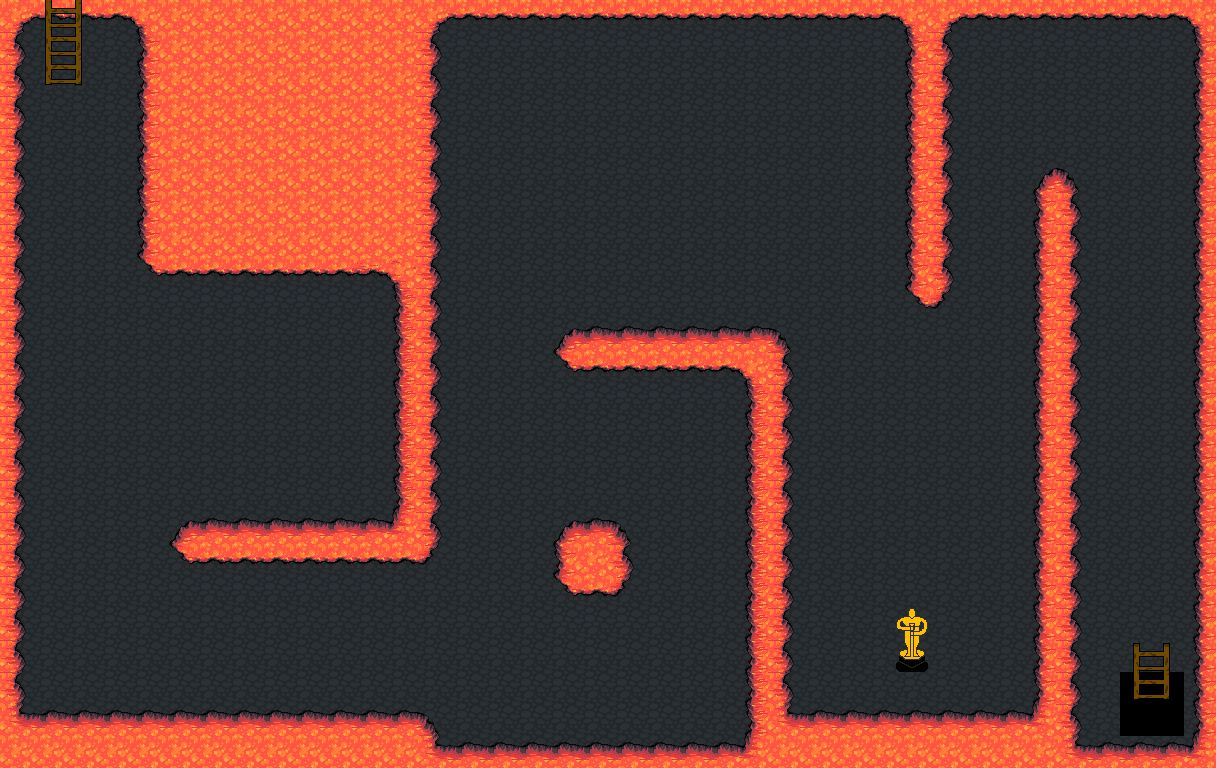

Tiled map render using the project's own tile images. Description and the map definition, with tile-layer contents summarised, below:
An orthogonal 38x24 tile map with 32x32 px tiles, 3 tile layers (everything, treasure, ladder), 5 tilesets and 32 objects (boulder1, boulder2, boulder9, boulder3, boulder5, ...).

<map version="1.0" orientation="orthogonal" renderorder="right-down" width="38" height="24" tilewidth="32" tileheight="32" nextobjectid="66">
 <properties>
  <property name="numOfBoulders" type="int" value="14" />
 </properties>
 <tileset firstgid="1" name="snow_on_stones" tilewidth="32" tileheight="32" tilecount="80" columns="10">
  <image source="snow text/snow_on_stones.png" width="320" height="256" />
  <terraintypes>
   <terrain name="wall" tile="-1" />
  </terraintypes>
  <tile id="2" terrain=",,,0" />
  <tile id="3" terrain=",,0,0" />
  <tile id="4" terrain=",,0,0" />
  <tile id="5" terrain=",,0,0" />
  <tile id="6" terrain=",,0,0" />
  <tile id="7" terrain=",,0,0" />
  <tile id="8" terrain=",,0,0" />
  <tile id="9" terrain=",,0," />
  <tile id="12" terrain=",0,,0" />
  <tile id="13" terrain="0,0,0," />
  <tile id="14" terrain="0,0,," />
  <tile id="15" terrain="0,0,," />
  <tile id="16" terrain="0,0,," />
  <tile id="17" terrain="0,0,," />
  <tile id="18" terrain="0,0,,0" />
  <tile id="19" terrain="0,,0," />
  <tile id="22" terrain=",0,,0" />
  <tile id="23" terrain="0,,0," />
  <tile id="28" terrain=",0,,0" />
  <tile id="29" terrain="0,,0," />
  <tile id="32" terrain=",0,,0" />
  <tile id="33" terrain="0,,0," />
  <tile id="38" terrain=",0,,0" />
  <tile id="39" terrain="0,,0," />
  <tile id="42" terrain=",0,,0" />
  <tile id="43" terrain="0,,0," />
  <tile id="48" terrain=",0,,0" />
  <tile id="49" terrain="0,,0," />
  <tile id="52" terrain=",0,,0" />
  <tile id="53" terrain="0,,0," />
  <tile id="58" terrain=",0,,0" />
  <tile id="59" terrain="0,,0," />
  <tile id="62" terrain=",0,,0" />
  <tile id="63" terrain="0,,0,0" />
  <tile id="64" terrain=",,0,0" />
  <tile id="65" terrain=",,0,0" />
  <tile id="66" terrain=",,0,0" />
  <tile id="67" terrain=",,0,0" />
  <tile id="68" terrain=",0,0,0" />
  <tile id="69" terrain="0,,0," />
  <tile id="72" terrain=",0,," />
  <tile id="73" terrain="0,0,," />
  <tile id="74" terrain="0,0,," />
  <tile id="75" terrain="0,0,," />
  <tile id="76" terrain="0,0,," />
  <tile id="77" terrain="0,0,," />
  <tile id="78" terrain="0,0,," />
  <tile id="79" terrain="0,,," />
 </tileset>
 <tileset firstgid="81" name="full_ladder" tilewidth="32" tileheight="32" tilecount="8" columns="2">
  <image source="snow text/full_ladder.png" width="64" height="128" />
 </tileset>
 <tileset firstgid="89" name="ladder" tilewidth="32" tileheight="32" tilecount="8" columns="2">
  <image source="snow text/ladder.png" width="64" height="128" />
 </tileset>
 <tileset firstgid="97" name="oscar" tilewidth="32" tileheight="64" tilecount="1" columns="1">
  <image source="oscar.png" width="32" height="64" />
 </tileset>
 <tileset firstgid="98" name="cavern_ruins" tilewidth="32" tileheight="32" tilecount="384" columns="24">
  <image source="cavern_ruins.png" width="768" height="512" />
 </tileset>
 <layer name="everything" width="38" height="24">
  <data>[912 cells, 912 non-empty, 18 distinct tile ids]</data>
 </layer>
 <layer name="treasure" width="38" height="24">
  <data>[912 cells, 1 non-empty, 1 distinct tile ids]</data>
 </layer>
 <layer name="ladder" width="38" height="24">
  <data>[912 cells, 14 non-empty, 14 distinct tile ids]</data>
 </layer>
 <objectgroup name="collision" offsetx="-1" offsety="-1">
  <object id="20" x="138.333" y="7.66667" width="308" height="270.667" />
  <object id="21" x="174.333" y="522.333" width="268" height="40" />
  <object id="22" x="393" y="263.667" width="50.6667" height="262.667" />
  <object id="23" x="3.66667" y="-1.66667" width="14.6667" height="770.667" />
  <object id="24" x="33" y="751.667" width="1182.67" height="21.3333" />
  <object id="26" x="1194.33" y="3.66667" width="21.33" height="765.333" />
  <object id="28" x="1177" y="27.6667" width="4" height="1.33333" />
  <object id="30" x="29" y="1" width="1182.67" height="17.3333" />
  <object id="33" x="47.6667" y="33" width="33.3333" height="56" />
  <object id="59" x="-12.3333" y="714.333" width="446.667" height="48" />
  <object id="60" x="562.334" y="526.333" width="62.6667" height="64" />
  <object id="61" x="562.333" y="333" width="228" height="41.3333" />
  <object id="62" x="751.667" y="358.333" width="38.6667" height="378.667" />
  <object id="63" x="798.334" y="718.333" width="262.667" height="17.3333" />
  <object id="64" x="906.333" y="31.6667" width="46.6667" height="276" />
  <object id="65" x="1034.33" y="170.333" width="46.6667" height="582.667" />
 </objectgroup>
 <objectgroup name="start_end" visible="0">
  <object id="10" x="45.6667" y="108.333" width="55" height="55">
   <ellipse />
  </object>
  <object id="54" x="1121.33" y="640" width="58.6667" height="94.6667" />
 </objectgroup>
 <objectgroup name="properties">
  <object id="15" name="boulder1" x="307.667" y="353" width="27.6663" height="41">
   <properties>
    <property name="direction" value="left" />
    <property name="distance" type="int" value="200" />
   </properties>
  </object>
  <object id="17" name="boulder2" x="313.333" y="460" width="61.3333" height="61.3333">
   <properties>
    <property name="direction" value="left" />
    <property name="distance" type="int" value="200" />
   </properties>
  </object>
  <object id="35" name="boulder9" x="494.667" y="668" width="61.3333" height="61.3333">
   <properties>
    <property name="direction" value="right" />
    <property name="distance" type="int" value="200" />
   </properties>
  </object>
  <object id="36" name="boulder3" x="500" y="476" width="61.3333" height="61.3333">
   <properties>
    <property name="direction" value="down" />
    <property name="distance" type="int" value="200" />
   </properties>
  </object>
  <object id="38" name="boulder5" x="682.667" y="476" width="63" height="61.333">
   <properties>
    <property name="direction" value="left" />
    <property name="distance" type="int" value="200" />
   </properties>
  </object>
  <object id="39" name="boulder4" x="596" y="478.667" width="61.3333" height="61.3333">
   <properties>
    <property name="direction" value="left" />
    <property name="distance" type="int" value="100" />
   </properties>
  </object>
  <object id="40" name="boulder7" x="677.333" y="670.666" width="61.3333" height="61.3333">
   <properties>
    <property name="direction" value="up" />
    <property name="distance" type="int" value="200" />
   </properties>
  </object>
  <object id="41" name="boulder6" x="686.667" y="565.334" width="61.3333" height="61.3333">
   <properties>
    <property name="direction" value="up" />
    <property name="distance" type="int" value="100" />
   </properties>
  </object>
  <object id="42" name="boulder8" x="594.667" y="669.333" width="61.3333" height="61.3333">
   <properties>
    <property name="direction" value="right" />
    <property name="distance" type="int" value="100" />
   </properties>
  </object>
  <object id="43" name="boulder10" x="520" y="105.333" width="61.3333" height="61.3333">
   <properties>
    <property name="direction" value="right" />
    <property name="distance" type="int" value="300" />
   </properties>
  </object>
  <object id="44" name="boulder11" x="706.666" y="174.667" width="61.3333" height="61.3333">
   <properties>
    <property name="direction" value="left" />
    <property name="distance" type="int" value="200" />
   </properties>
  </object>
  <object id="45" name="boulder12" x="810.667" y="265.334" width="61.3333" height="61.3333">
   <properties>
    <property name="direction" value="left" />
    <property name="distance" type="int" value="300" />
   </properties>
  </object>
  <object id="47" name="boulder13" x="956" y="457.334" width="61.3333" height="61.3333">
   <properties>
    <property name="direction" value="left" />
    <property name="distance" type="int" value="150" />
   </properties>
  </object>
  </objectgroup>
</map>
<!-- 1 of 32 objects omitted -->
